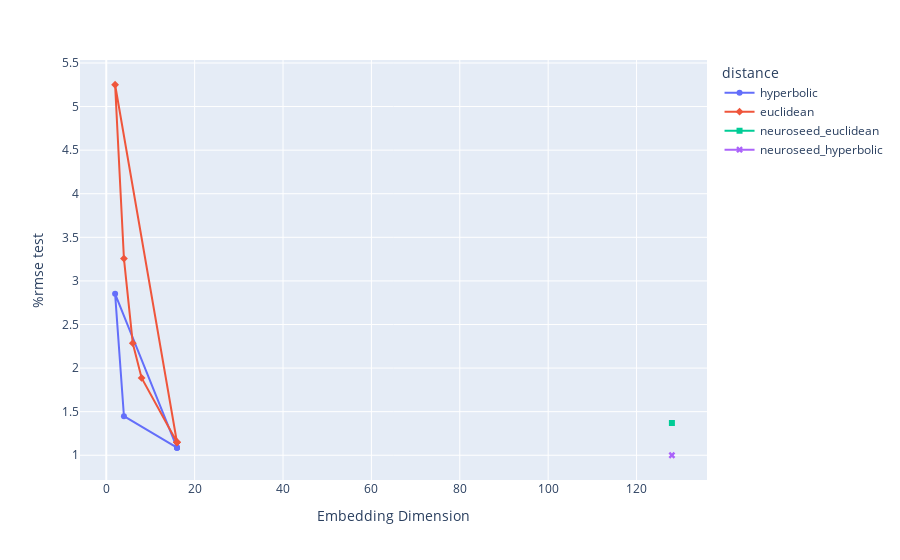

Write notebook code for a chart like this one.
### Code cell
fig = px.line(training, x='Embedding Dimension', y='%rmse test', color='distance', markers=True, symbol='distance')
fig

### Figure 1 — Plotly figure (JSON) as saved in the notebook; plotly's stock layout.template omitted (floating-point values rounded to 4 significant figures)
{"data": [{"hovertemplate": "distance=hyperbolic<br>Embedding Dimension=%{x}<br>%rmse test=%{y}<extra></extra>", "legendgroup": "hyperbolic", "line": {"color": "#636efa", "dash": "solid"}, "marker": {"symbol": "circle"}, "mode": "lines+markers", "name": "hyperbolic", "orientation": "v", "showlegend": true, "type": "scatter", "x": [16, 4, 2, 16, 16], "xaxis": "x", "y": [1.087, 1.448, 2.852, 1.087, 1.087], "yaxis": "y"}, {"hovertemplate": "distance=euclidean<br>Embedding Dimension=%{x}<br>%rmse test=%{y}<extra></extra>", "legendgroup": "euclidean", "line": {"color": "#EF553B", "dash": "solid"}, "marker": {"symbol": "diamond"}, "mode": "lines+markers", "name": "euclidean", "orientation": "v", "showlegend": true, "type": "scatter", "x": [16, 8, 6, 4, 2, 16, 16], "xaxis": "x", "y": [1.149, 1.887, 2.285, 3.256, 5.25, 1.149, 1.149], "yaxis": "y"}, {"hovertemplate": "distance=neuroseed_euclidean<br>Embedding Dimension=%{x}<br>%rmse test=%{y}<extra></extra>", "legendgroup": "neuroseed_euclidean", "line": {"color": "#00cc96", "dash": "solid"}, "marker": {"symbol": "square"}, "mode": "lines+markers", "name": "neuroseed_euclidean", "orientation": "v", "showlegend": true, "type": "scatter", "x": [128], "xaxis": "x", "y": [1.37], "yaxis": "y"}, {"hovertemplate": "distance=neuroseed_hyperbolic<br>Embedding Dimension=%{x}<br>%rmse test=%{y}<extra></extra>", "legendgroup": "neuroseed_hyperbolic", "line": {"color": "#ab63fa", "dash": "solid"}, "marker": {"symbol": "x"}, "mode": "lines+markers", "name": "neuroseed_hyperbolic", "orientation": "v", "showlegend": true, "type": "scatter", "x": [128], "xaxis": "x", "y": [1], "yaxis": "y"}], "layout": {"legend": {"title": {"text": "distance"}, "tracegroupgap": 0}, "margin": {"t": 60}, "xaxis": {"anchor": "y", "domain": [0, 1], "title": {"text": "Embedding Dimension"}}, "yaxis": {"anchor": "x", "domain": [0, 1], "title": {"text": "%rmse test"}}}}
